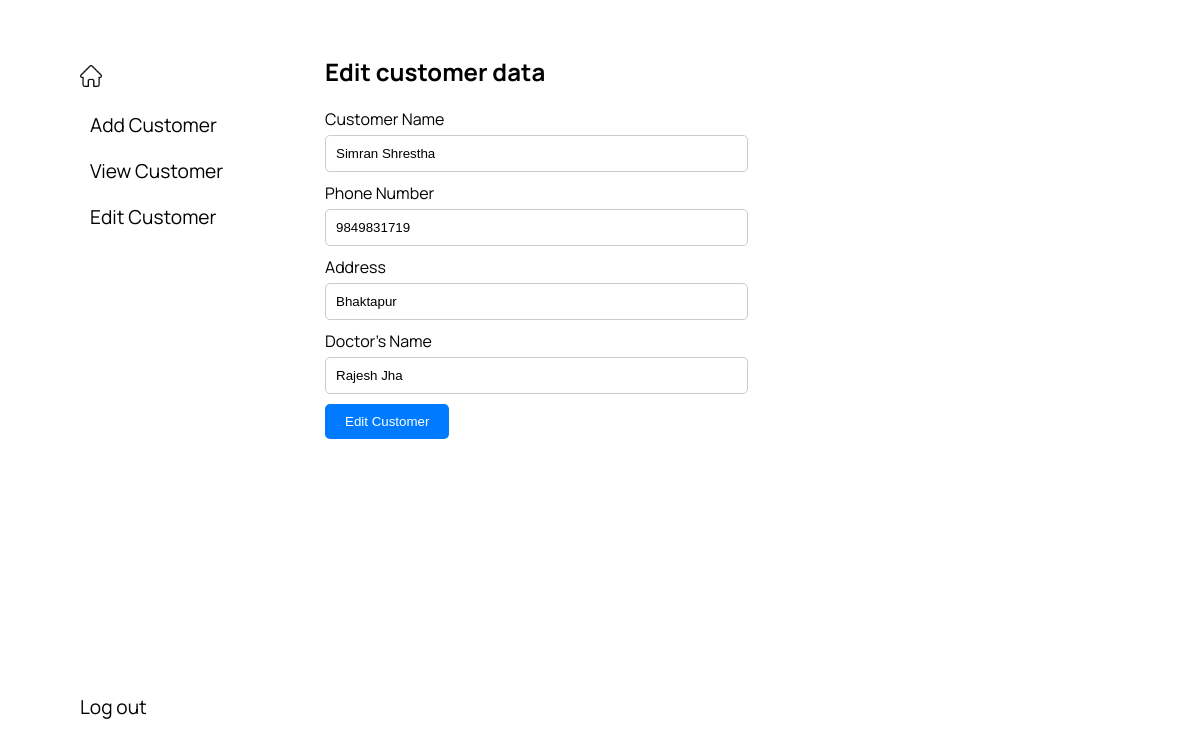
The app's page /edit_customer.php?cid=4 with its own data.
### tables this page shows
CREATE TABLE `customer` (
  `cid` int(11) NOT NULL,
  `c_name` varchar(75) NOT NULL,
  `c_contact` varchar(10) NOT NULL,
  `c_address` varchar(75) NOT NULL,
  `doctor_name` varchar(75) NOT NULL
);

### edit_customer.php (the view, shortened to what this page needs)
<!DOCTYPE html>
<html>
<head>
  <link rel="stylesheet" type="text/css" href="style-test.css">
</head>
<body>
  <div class="depth-0">
    <div class="nav-depth-1">
      <div class="nav-depth-2">
        <div class="customer-nav-depth-3-links">
          <div class="customer-nav-depth-4-logo">
            <a href="#"><img src="home.png" class="home-logo-img"></a>
          </div>
          <div class="nav-depth-4-links">
            <ul class="nav-links">
              <li><a href="add_customer.php">Add Customer</a></li>
              <li><a href="view_customer.php">View Customer</a></li>
              <li><a href="edit_customer.php">Edit Customer</a></li>
            </ul>
          </div>
        </div>
        <div class="nav-depth-3-logout">
          <a href="login.php">Log out</a>
        </div>
      </div>
    </div>
    <div class="container-depth-1">
      <div class="container-depth-2-head">
        <h1>Edit customer data</h1>
      </div>
      <div class="container-depth-2-form">
        <?php
        include 'db_connect.php';
        if (isset($_GET['cid'])) {
          $cid = mysqli_real_escape_string($conn, $_GET['cid']);
          $sql = "SELECT * FROM customer WHERE cid = $cid";
          $result = mysqli_query($conn, $sql);
          if (mysqli_num_rows($result) > 0) {
            $row = mysqli_fetch_assoc($result);
          } else {
            echo "No record found.";
            exit();
          }
        }
        ?>
        <form class="add-customer-form" method="post" action="edit_customer.php?cid=<?php echo $row['cid']; ?>">
          <div class="form-field-add-customer">
            <label for="customer-name">Customer Name</label>
            <input type="text" id="customer-name" name="customer-name" value="<?php echo $row['c_name']; ?>">
          </div>
          <div class="form-field-add-customer">
            <label for="phone-number">Phone Number</label>
            <input type="text" id="phone-number" name="phone-number" value="<?php echo $row['c_contact']; ?>">
          </div>
          <div class="form-field-add-customer">
            <label for="address">Address</label>
            <input type="text" id="address" name="address" value="<?php echo $row['c_address']; ?>">
          </div>
          <div class="form-field-add-customer">
            <label for="doctor-name">Doctor's Name</label>
            <input type="text" id="doctor-name" name="doctor-name" value="<?php echo $row['doctor_name']; ?>">
          </div>
          <button class="button-add-customer" type="submit">Edit Customer</button>
        </form>
      </div>
    </div>
  </div>
</body>
</html>

### style-test.css (style rules this page uses)
body { font-family: 'Manrope'; margin: 0; padding: 0; background-color: #ffffff; opacity: 0; transition: opacity 0.2s ease-in-out; }
body.loaded { opacity: 1; }
body, html { scroll-behavior: smooth; }
.depth-0 { padding: 10px; height: 100vh; width: 100%; display: flex; box-sizing: border-box; }
.nav-depth-1 { width: 25%; margin: 0; padding: 10px; padding-left: 50px ; background-color: #fff; box-sizing: border-box; }
.container-depth-1 { width: 75%; margin: 0; padding: 20px; box-sizing: border-box; }
.nav-depth-2 { display: flex; flex-direction: column; justify-content: space-between; height: 100%; }
.nav-depth-3-logout { width: 100%; align-self: flex-start; margin-bottom: 50px; padding: 5px 10px; }
.nav-depth-3-logout a { text-decoration: none; font-size: 1.2rem; color: #000000; padding: 5px 10px; display: block; width: 100%; }
.nav-depth-4-links { width: 100%; }
.nav-depth-4-links ul { list-style-type: none; padding: 0; margin: 0; }
.nav-depth-4-links ul li { margin-bottom: 10px; }
.nav-depth-4-links ul li a { text-decoration: none; font-size: 1.2rem; color: black; padding: 5px 10px; display: block; }
.container-depth-2-head { margin-bottom: 20px; margin-top:25px ; }
.container-depth-2-head h1 { margin: 0; font-size: 24px; color: #000; }
.home-logo-img { width: 10%; display: block; margin-bottom: 20px; }
.customer-nav-depth-4-logo { width: 100%; }
.customer-nav-depth-3-links { width: 95%; margin-top: 25px; padding: 20px; }
.container-depth-2-form { display: flex; flex-direction: column; align-items: flex-start; width: 100%; }
.form-field-add-customer { margin-bottom: 10px; }
.add-customer-form { width: 100%; }
.form-field-add-customer label { display: block; margin-bottom: 5px; }
.form-field-add-customer input { width: 100%; padding: 10px; border: 1px solid #ccc; border-radius: 5px; box-sizing: border-box; width:50%; color: #000; }
.form-field-add-customer input::placeholder { color: rgba(0, 0, 0, 0.5); }
.button-add-customer { padding: 10px 20px; background-color: #007bff; color: white; border: none; border-radius: 5px; cursor: pointer; align-items: center; }

### records on screen
customer: customer-name "Simran Shrestha", phone-number "9849831719", address "Bhaktapur", doctor-name "Rajesh Jha"
